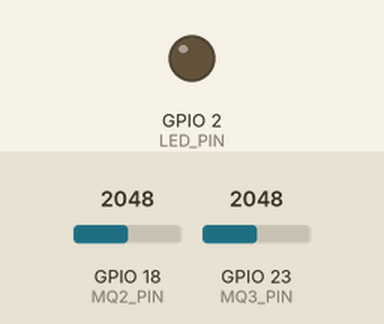
This sketch was run on a simulated ESP32. On the bench: output pins drawn as LEDs (lit = HIGH). The inputs (shaded band) are chosen by the test bench; at power-on: GPIO 18 (MQ2_PIN) = 2048, GPIO 23 (MQ3_PIN) = 2048. WiFi joins after 1.5 s; servers stay silent unless stated; web services answer with replies made up by the test bench; what the sketch prints to the serial monitor is not drawn.

Above: at 0.1 s.
At 1.7 s:
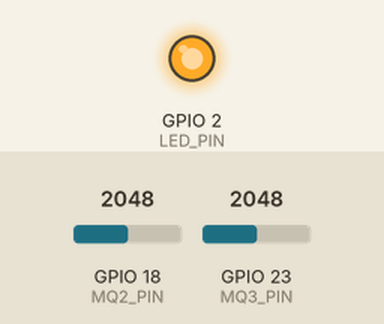
Timing chart, 0 to 3.2 s (numbered marks = the images above):
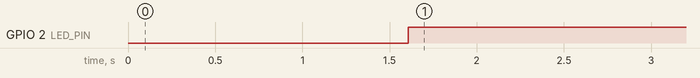

Measured:
- by itself, GPIO 2 (LED_PIN): LOW → HIGH at 1.6 s

The sketch:

Code.ino
```cpp
#include <WiFi.h>
#include <HTTPClient.h>

// -------- WiFi Details --------
const char* ssid     = "SS_ID"; // Your network ID
const char* password = "PASSWORD"; // Password

// -------- ThingSpeak --------
String apiKey = "YOUR_API_KEY";     // Your ThingSpeak Write API Key
const char* serverName = "http://api.thingspeak.com/update";

// -------- Sensor Pins --------
const int MQ2_PIN = 18;     // MQ2 working pin
const int MQ3_PIN = 23;    // MQ3 working pin
const int LED_PIN = 2;     // LED pin

int thresholdValue = 1500;

void setup() {
  Serial.begin(115200);

  pinMode(MQ2_PIN, INPUT);
  pinMode(MQ3_PIN, INPUT);
  pinMode(LED_PIN, OUTPUT);

  // ---- WiFi Connection ----
  Serial.println("Connecting to WiFi...");
  WiFi.begin(ssid, password);

  while (WiFi.status() != WL_CONNECTED) {
    delay(400);
    Serial.print(".");
  }

  Serial.println("\nWiFi Connected!");
  Serial.print("IP Address: ");
  Serial.println(WiFi.localIP());

  Serial.println("MQ2 + MQ3 IoT System Started...");
}

void loop() {
  // Read sensors
  int mq2Value = analogRead(MQ2_PIN);
  int mq3Value = analogRead(MQ3_PIN);

  Serial.print("MQ2: ");
  Serial.print(mq2Value);
  Serial.print(" | MQ3: ");
  Serial.println(mq3Value);

  // LED Alert if threshold crossed
  if (mq2Value > thresholdValue || mq3Value > thresholdValue) {
    digitalWrite(LED_PIN, HIGH);
  } else {
    digitalWrite(LED_PIN, LOW);
  }

  // ---- Send to ThingSpeak ----
  if (WiFi.status() == WL_CONNECTED) {
    HTTPClient http;

    String url = String(serverName)
                 + "?api_key=" + apiKey
                 + "&field1=" + String(mq2Value)
                 + "&field2=" + String(mq3Value);

    http.begin(url);
    int httpCode = http.GET();

    Serial.print("ThingSpeak Response: ");
    Serial.println(httpCode);

    http.end();
  } else {
    Serial.println("WiFi Disconnected!");
  }

  delay(20000); // ThingSpeak requires minimum 15 seconds
}
```
